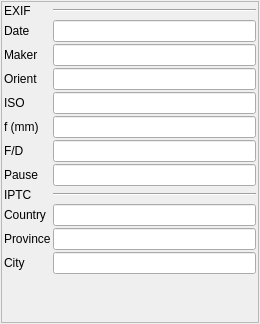
<?xml version="1.0" encoding="UTF-8"?>
<ui version="4.0">
 <class>MetadataWidget</class>
 <widget class="QWidget" name="MetadataWidget">
  <property name="geometry">
   <rect>
    <x>0</x>
    <y>0</y>
    <width>260</width>
    <height>324</height>
   </rect>
  </property>
  <property name="windowTitle">
   <string>Form</string>
  </property>
  <layout class="QVBoxLayout" name="verticalLayout">
   <property name="spacing">
    <number>1</number>
   </property>
   <property name="margin">
    <number>1</number>
   </property>
   <item>
    <widget class="QScrollArea" name="scrollArea">
     <property name="widgetResizable">
      <bool>true</bool>
     </property>
     <widget class="QWidget" name="scrollAreaWidgetContents">
      <property name="geometry">
       <rect>
        <x>0</x>
        <y>0</y>
        <width>256</width>
        <height>320</height>
       </rect>
      </property>
      <layout class="QGridLayout" name="gridLayout">
       <property name="margin">
        <number>2</number>
       </property>
       <property name="spacing">
        <number>2</number>
       </property>
       <item row="2" column="0">
        <widget class="QLabel" name="label">
         <property name="toolTip">
          <string>Camera maker and model</string>
         </property>
         <property name="text">
          <string>Maker</string>
         </property>
        </widget>
       </item>
       <item row="4" column="0">
        <widget class="QLabel" name="label_2">
         <property name="toolTip">
          <string>ISO Sensitivity</string>
         </property>
         <property name="text">
          <string>ISO</string>
         </property>
        </widget>
       </item>
       <item row="5" column="0">
        <widget class="QLabel" name="label_3">
         <property name="toolTip">
          <string>Real focal length in millimeters</string>
         </property>
         <property name="text">
          <string>f (mm)</string>
         </property>
        </widget>
       </item>
       <item row="6" column="0">
        <widget class="QLabel" name="label_4">
         <property name="toolTip">
          <string>Aperture value</string>
         </property>
         <property name="text">
          <string>F/D</string>
         </property>
        </widget>
       </item>
       <item row="7" column="0">
        <widget class="QLabel" name="label_5">
         <property name="toolTip">
          <string>Shutter speed</string>
         </property>
         <property name="text">
          <string>Pause</string>
         </property>
        </widget>
       </item>
       <item row="4" column="1">
        <widget class="QLineEdit" name="isoLineEdit">
         <property name="toolTip">
          <string>ISO Sensitivity</string>
         </property>
         <property name="readOnly">
          <bool>true</bool>
         </property>
        </widget>
       </item>
       <item row="5" column="1">
        <widget class="QLineEdit" name="focalLineEdit">
         <property name="toolTip">
          <string>Real focal length in millimeters</string>
         </property>
         <property name="readOnly">
          <bool>true</bool>
         </property>
        </widget>
       </item>
       <item row="6" column="1">
        <widget class="QLineEdit" name="apertureLineEdit">
         <property name="toolTip">
          <string>Aperture value</string>
         </property>
         <property name="readOnly">
          <bool>true</bool>
         </property>
        </widget>
       </item>
       <item row="7" column="1">
        <widget class="QLineEdit" name="speedLineEdit">
         <property name="toolTip">
          <string>Shutter speed</string>
         </property>
         <property name="readOnly">
          <bool>true</bool>
         </property>
        </widget>
       </item>
       <item row="3" column="1">
        <widget class="QLineEdit" name="orientationLineEdit">
         <property name="toolTip">
          <string>Orientation</string>
         </property>
         <property name="readOnly">
          <bool>true</bool>
         </property>
        </widget>
       </item>
       <item row="3" column="0">
        <widget class="QLabel" name="label_6">
         <property name="toolTip">
          <string>Orientation</string>
         </property>
         <property name="text">
          <string>Orient</string>
         </property>
        </widget>
       </item>
       <item row="1" column="0">
        <widget class="QLabel" name="label_7">
         <property name="toolTip">
          <string>Shooting date</string>
         </property>
         <property name="text">
          <string>Date</string>
         </property>
        </widget>
       </item>
       <item row="1" column="1">
        <widget class="QLineEdit" name="dateLineEdit">
         <property name="toolTip">
          <string>Shooting date</string>
         </property>
         <property name="readOnly">
          <bool>true</bool>
         </property>
        </widget>
       </item>
       <item row="0" column="0">
        <widget class="QLabel" name="label_8">
         <property name="text">
          <string>EXIF</string>
         </property>
        </widget>
       </item>
       <item row="0" column="1">
        <widget class="Line" name="line">
         <property name="orientation">
          <enum>Qt::Horizontal</enum>
         </property>
        </widget>
       </item>
       <item row="2" column="1">
        <widget class="QLineEdit" name="makerLineEdit">
         <property name="toolTip">
          <string>Camera maker and model</string>
         </property>
        </widget>
       </item>
       <item row="8" column="0">
        <widget class="QLabel" name="label_9">
         <property name="toolTip">
          <string>IPTC fields : they can be edited in Ema</string>
         </property>
         <property name="text">
          <string>IPTC</string>
         </property>
        </widget>
       </item>
       <item row="8" column="1">
        <widget class="Line" name="line_2">
         <property name="orientation">
          <enum>Qt::Horizontal</enum>
         </property>
        </widget>
       </item>
       <item row="12" column="0">
        <spacer name="verticalSpacer">
         <property name="orientation">
          <enum>Qt::Vertical</enum>
         </property>
         <property name="sizeHint" stdset="0">
          <size>
           <width>20</width>
           <height>40</height>
          </size>
         </property>
        </spacer>
       </item>
       <item row="9" column="0">
        <widget class="QLabel" name="label_10">
         <property name="toolTip">
          <string>Country field</string>
         </property>
         <property name="text">
          <string>Country</string>
         </property>
        </widget>
       </item>
       <item row="10" column="0">
        <widget class="QLabel" name="label_11">
         <property name="toolTip">
          <string>Province field</string>
         </property>
         <property name="text">
          <string>Province</string>
         </property>
        </widget>
       </item>
       <item row="11" column="0">
        <widget class="QLabel" name="label_12">
         <property name="toolTip">
          <string>City field</string>
         </property>
         <property name="text">
          <string>City</string>
         </property>
        </widget>
       </item>
       <item row="9" column="1">
        <widget class="QLineEdit" name="iptcCountryLineEdit">
         <property name="toolTip">
          <string>Country field (editable)</string>
         </property>
        </widget>
       </item>
       <item row="11" column="1">
        <widget class="QLineEdit" name="iptcCityLineEdit">
         <property name="toolTip">
          <string>City field (editable)</string>
         </property>
        </widget>
       </item>
       <item row="10" column="1">
        <widget class="QLineEdit" name="iptcProvinceLineEdit">
         <property name="toolTip">
          <string>Province field (editable)</string>
         </property>
        </widget>
       </item>
      </layout>
     </widget>
    </widget>
   </item>
  </layout>
 </widget>
 <resources/>
 <connections/>
</ui>
